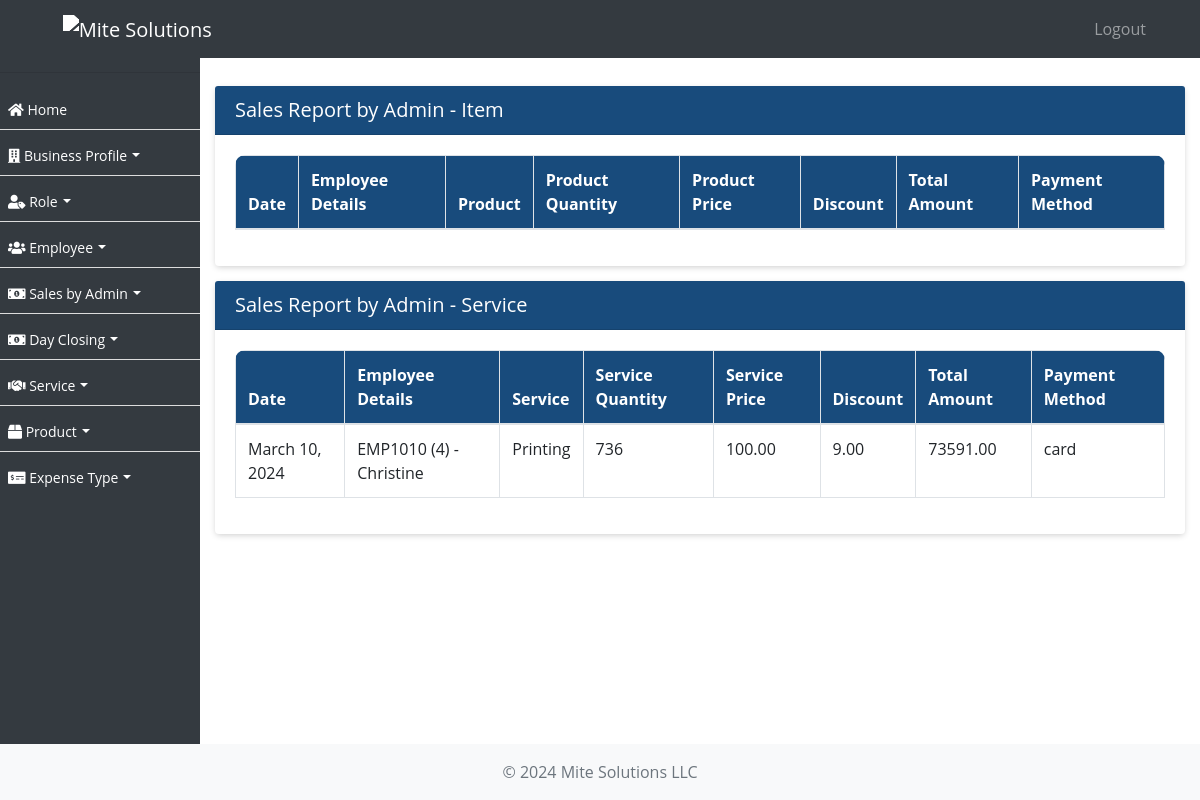
The page /sale/sales-report-admin/ (signed in) on the database as committed earlier.
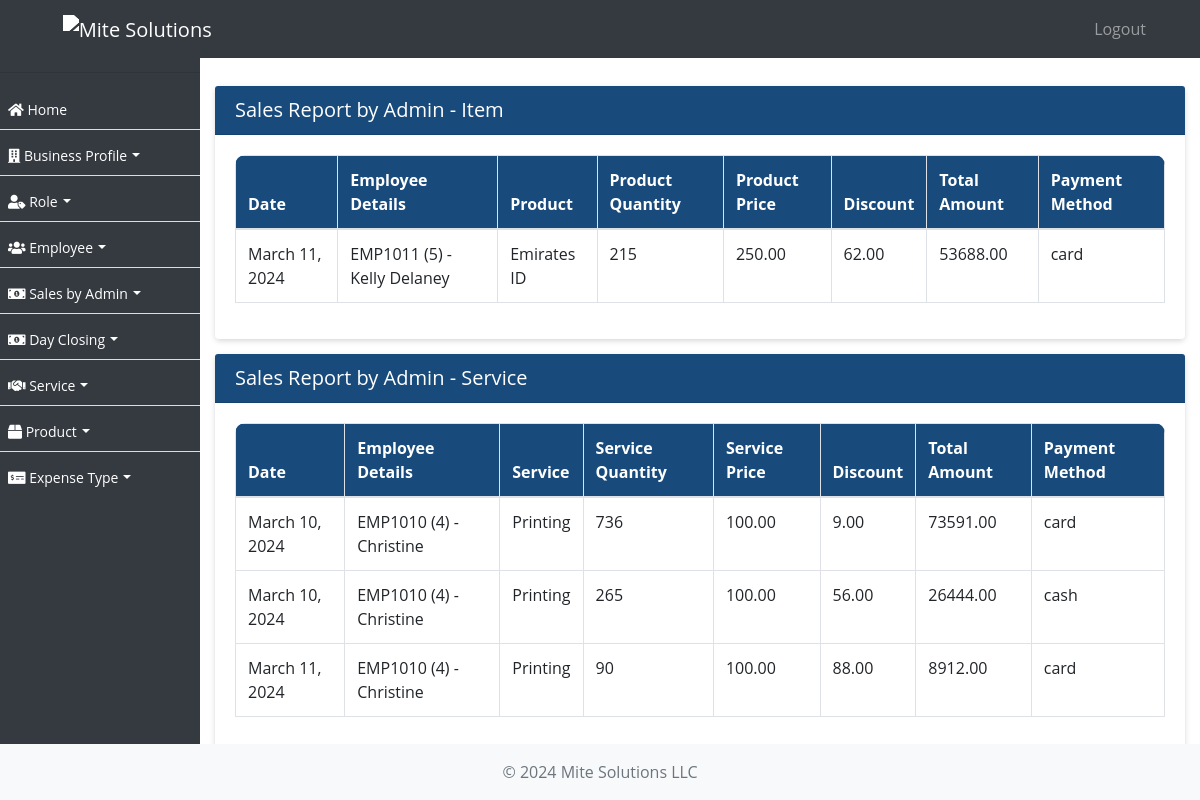
The same page on the database as committed later.
### ezshopapp/models.py (models this page shows, shortened)
class SaleByAdminService(models.Model):
    date = models.DateField(_("Date"), null=True)
    employee = models.ForeignKey(Employee, on_delete=models.CASCADE, verbose_name=_("Employee"), null=True)
    service = models.ForeignKey(Service, on_delete=models.CASCADE, verbose_name=_("Service"),  null=True)
    quantity = models.PositiveIntegerField(_("Service Quantity"),  null=True)
    price = models.DecimalField(max_digits=10, decimal_places=2, verbose_name=_("Service Price"),  null=True)
    discount = models.DecimalField(max_digits=5, decimal_places=2, default=0)
    payment_method = models.CharField(max_length=20, choices=PAYMENT_METHOD_CHOICES, verbose_name=_("Payment Method"))
    total_amount = models.DecimalField(max_digits=10, decimal_places=2, verbose_name=_("Total Amount"), null=True)
    created_on = models.DateTimeField(auto_now_add=True, null=True)

class Employee(models.Model):
    employee_id = models.CharField(max_length=10, unique=True)
    username = models.CharField(max_length=50, null=True)
    password = models.CharField(max_length=50, null=True)
    business_profile = models.CharField(max_length=255, null=True)
    first_name = models.CharField(max_length=255)
    second_name = models.CharField(max_length=255)
    nationality = models.CharField(max_length=255)
    mobile_no = models.CharField(max_length=20, blank=True, null=True)
    passport_no = models.CharField(max_length=20)
    passport_expiration_date = models.DateField()
    emirates_id = models.CharField(max_length=20)
    id_expiration_date = models.DateField()
    basic_pay = models.DecimalField(max_digits=10, decimal_places=2)
    house_allowance = models.DecimalField(max_digits=10, decimal_places=2)
    transportation_allowance = models.DecimalField(max_digits=10, decimal_places=2)
    commission_percentage = models.DecimalField(max_digits=5, decimal_places=2)
    joining_date = models.DateField()
    job_role = models.ForeignKey(Role, on_delete=models.SET_NULL, null=True)
    is_employee = models.BooleanField(default=True)
    created_on = models.DateTimeField(auto_now_add=True, null=True)

class Service(models.Model):
    name = models.CharField(max_length=255)
    duration = models.PositiveIntegerField()
    vat = models.BooleanField(default=False)
    amount = models.DecimalField(max_digits=10, decimal_places=2)
    max_discount_allowed = models.DecimalField(max_digits=10, decimal_places=2)
    status = models.BooleanField(default=True)
    created_on = models.DateTimeField(auto_now_add=True, null=True)

class SalesByAdminItem(models.Model):
    date = models.DateField()
    employee = models.ForeignKey(Employee, on_delete=models.CASCADE, verbose_name=_("Employee"), null=True)
    item = models.ForeignKey(Product, on_delete=models.CASCADE, null=True)
    quantity = models.PositiveIntegerField(null=True)
    price = models.DecimalField(max_digits=10, decimal_places=2, null=True)
    discount = models.DecimalField(max_digits=10, decimal_places=2, default=0.0)
    total_amount = models.DecimalField(max_digits=10, decimal_places=2, verbose_name=_("Total Amount"), null=True)
    payment_method = models.CharField(max_length=20, choices=PAYMENT_METHOD_CHOICES)
    created_on = models.DateTimeField(auto_now_add=True, null=True)

class Product(models.Model):
    name = models.CharField(max_length=255)
    vat = models.BooleanField(default=False)
    amount = models.DecimalField(max_digits=10, decimal_places=2)
    max_discount_allowed = models.DecimalField(max_digits=10, decimal_places=2)
    status = models.BooleanField(default=True)
    created_on = models.DateTimeField(auto_now_add=True, null=True)
    def __str__(self):
        return self.name

### ezshopapp/views.py (the view)
# urls.py: path('sale/sales-report-admin/', sales_report_admin, name='sales_report_admin'),
@login_required
def sales_report_admin(request):
    sales = SalesByAdminItem.objects.all().select_related('employee')
    sales_admin_service = SaleByAdminService.objects.all().select_related('employee')
    context = {'sales': sales, 'sales_admin_service':sales_admin_service}
    return render(request, 'sales_report_admin.html', context)

### ezshopapp/templates/sales_report_admin.html (shortened to what this page needs)
{% extends 'base.html' %}
{% block content %}
    <div class="card">
     <div class="card-header">
    <h5 class="mb-0">Sales Report by Admin - Item</h5>
</div>
<div class="card-body">
    <div class="table-responsive">
        <table class="table table-bordered">
            <thead>
                <tr>
                    <th>Date</th>
                    <th>Employee Details</th>
                    <th>Product</th>
                    <th>Product Quantity</th>
                    <th>Product Price</th>
                    <th>Discount</th>
                    <th>Total Amount</th>
                    <th>Payment Method</th>
                </tr>
            </thead>
            <tbody>
                {% for sale in sales %}
                <tr>
                    <td>{{ sale.date }}</td>
                    <td>{{ sale.employee.employee_id }} ({{ sale.employee.id}}) - {{ sale.employee.first_name }} {{ sale.employee.second_name }}</td>
                    <td>{{ sale.item }}</td>
                    <td>{{ sale.quantity }}</td>
                    <td>{{ sale.price }}</td>
                    <td>{{ sale.discount }}</td>
                    <td>{{ sale.total_amount }}</td>
                    <td>{{ sale.payment_method }}</td>
                </tr>
                {% endfor %}
            </tbody>
        </table>
    </div>
</div>
</div>
<div class="card mt-2">
<div class="card-header">
<h5 class="mb-0">Sales Report by Admin - Service</h5>
</div>
<div class="card-body">
<div class="table-responsive">
    <table class="table table-bordered">
        <thead>
            <tr>
                <th>Date</th>
                <th>Employee Details</th>
                <th>Service</th>
                <th>Service Quantity</th>
                <th>Service Price</th>
                <th>Discount</th>
                <th>Total Amount</th>
                <th>Payment Method</th>
            </tr>
        </thead>
        <tbody>
            {% for sales_admin in sales_admin_service %}
            <tr>
                <td>{{ sales_admin.date }}</td>
                <td>{{ sales_admin.employee.employee_id }} ({{ sales_admin.employee.id}}) - {{ sales_admin.employee.first_name }} {{ sale.employee.second_name }}</td>
                <td>{{ sales_admin.service.name }}</td>
                <td>{{ sales_admin.quantity }}</td>
                <td>{{ sales_admin.price }}</td>
                <td>{{ sales_admin.discount }}</td>
                <td>{{ sales_admin.total_amount }}</td>
                <td>{{ sales_admin.payment_method }}</td>
            </tr>
            {% endfor %}
        </tbody>
    </table>
</div>
</div>
</div>
{% endblock %}

### ezshopapp/templates/base.html (shortened to what this page needs)
{% load static %}
<!DOCTYPE html>
<html lang="en">
<head>
    <link rel="stylesheet" href="https://stackpath.bootstrapcdn.com/bootstrap/4.3.1/css/bootstrap.min.css">
    <link href="https://templates.hibootstrap.com/farol/assets/css/style.css" rel="stylesheet">
    <link rel="stylesheet" type="text/css" href="https://cdn.datatables.net/1.11.5/css/jquery.dataTables.css">
    <link rel="stylesheet" href="https://use.fontawesome.com/releases/v5.8.2/css/all.css">
    <link rel="stylesheet" href="https://cdn.datatables.net/1.10.24/css/dataTables.bootstrap4.min.css"/>
</head>
<body>
<nav class="navbar navbar-expand-lg navbar-dark bg-dark fixed-top">
    <a class="navbar-brand text-left" href="/home/">
         <img src="https://mitesolutions.com/images/logo.png" class="logo" alt="Mite Solutions" width="5%">
    </a>
    <div class="collapse navbar-collapse" id="navbarNav">
        {% include 'sidebar_mobile.html' %}
    </div>
</nav>
<div id="sidebar">
    <hr/>
    {% include 'sidebar.html' %}
</div>
<div id="content">
    {% block content %}{% endblock %}
</div>
<footer class="footer mt-auto py-3 bg-light">
    <div class="container text-center ">
        <span class="text-muted">&copy; 2024 Mite Solutions LLC</span>
    </div>
</footer>
</body>
</html>

### ezshopapp/templates/sidebar_mobile.html (shortened to what this page needs)
<ul class="navbar-nav ml-auto pl-3" style="max-height: 400px; overflow-y: scroll;">
    <li class="nav-item">
        <a class="nav-link" href="{% url 'logout' %}">Logout</a>
    </li>
</ul>

### ezshopapp/templates/sidebar.html (shortened to what this page needs)
 <ul id="font-c" style="max-height: 400px; overflow-y: scroll;">
        <li><a href="/home/"><i class="fas fa-home"></i> Home</a></li>
        {% if user.is_superuser or user.is_admin %}
        <li class="dropdown">
            <a href="#" class="dropdown-toggle" id="businessProfileDropdown" role="button" data-toggle="dropdown" aria-haspopup="true" aria-expanded="false"><i class="fas fa-building"></i> Business Profile</a>
        </li>
        <li class="dropdown">
            <a href="#" class="dropdown-toggle" id="roleDropdown" role="button" data-toggle="dropdown" aria-haspopup="true" aria-expanded="false"><i class="fas fa-user-tag"></i> Role</a>
        </li>
        <li class="dropdown">
            <a href="#" class="dropdown-toggle" id="employeeDropdown" role="button" data-toggle="dropdown" aria-haspopup="true" aria-expanded="false"><i class="fas fa-users"></i> Employee</a>
        </li>
        {% endif %}
        <li class="dropdown">
            <a href="#" class="dropdown-toggle" id="saleDropdown" role="button" data-toggle="dropdown" aria-haspopup="true" aria-expanded="false"><i class="fas fa-money-bill-alt"></i> Sales by Admin</a>
        </li>
        <li class="dropdown">
            <a href="#" class="dropdown-toggle" id="saleDropdown" role="button" data-toggle="dropdown" aria-haspopup="true" aria-expanded="false"><i class="fas fa-money-bill-alt"></i> Day Closing</a>
        </li>
        <li class="dropdown">
            <a href="#" class="dropdown-toggle" id="serviceDropdown" role="button" data-toggle="dropdown" aria-haspopup="true" aria-expanded="false"><i class="fas fa-handshake"></i> Service</a>
        </li>
        <li class="dropdown">
            <a href="#" class="dropdown-toggle" id="productDropdown" role="button" data-toggle="dropdown" aria-haspopup="true" aria-expanded="false"><i class="fas fa-box"></i> Product</a>
        </li>
        <li class="dropdown">
            <a href="#" class="dropdown-toggle" id="expenseTypeDropdown" role="button" data-toggle="dropdown" aria-haspopup="true" aria-expanded="false"><i class="fas fa-money-check-alt"></i> Expense Type</a>
        </li>
    </ul>

### ezshopapp/templates/base.html (style rules this page uses)
body, p, h1, h2, h3, h4, h5, h6, a, li, label, input, div, span, small { font-family: "Open Sans", sans-serif !important; }
#font-c>li>a { font-size:14px !important; }
body { padding-top: 56px; background-color: #ffffff !important; }
table thead { border-radius: 5px !important; }
table thead th { vertical-align: bottom; border-bottom: 2px solid #dee2e6; background-color: #184b7c !important; color: #fff !important; }
tbody { border-bottom: 0px !important; }
#sidebar { height: 100%; width: 200px; position: fixed; top: 0; left: 0; background-color: #343a40; padding-top: 56px; }
table { border:1px !important; }
#content { margin-left: 200px; padding: 15px; }
#sidebar ul { list-style: none; padding: 0; }
#sidebar ul li { padding: 8px; border-bottom: 1px solid #ddd; }
#sidebar ul li a { text-decoration: none; color: #fff; }
.navbar-brand { margin-left: 4%; }
div>.table-responsive, table, table>thead { border-radius: 10px !important; }
.card { border:0px !important; margin-top:15px; margin-bottom:15px; box-shadow: 0px 2px 6px -1px #ccc; }
.card-header { background-color: #184b7c !important; color:#fff !important; }
.card-header>a, .card-header>h5 { color:#fff !important; }
a { text-decoration: none !important; }
.bg-dark { background-color: #343a40 !important; }
.dropdown-toggle::after { display: inline-block; margin-left: 0.355em; margin-top: 1.1em; vertical-align: 0.255em; content: ""; border-top: 0.3em solid; border-right: 0.3em solid transparent; border-bottom: 0; border-left: 0.3em solid transparent; }
.logo { filter: brightness(0) invert(1); margin:0px; }
.navbar-nav.ml-auto { margin-right: 15px; }
.footer { position: fixed; left: 0; bottom: 0; width: 100%; background-color: #343a40; color: #fff; padding: 10px 0; }

Rows that differ between the two databases and show on the page:
added SalesByAdminItem: date "March 11, 2024", employee.employee_id "EMP1011", employee.id "5", employee.first_name "Kelly", employee.second_name "Delaney", item "Emirates ID", quantity "215", price "250.00", discount "62.00", total_amount "53688.00", payment_method "card"
added SaleByAdminService: date "March 10, 2024", employee.employee_id "EMP1010", employee.id "4", employee.first_name "Christine", service.name "Printing", quantity "265", price "100.00", discount "56.00", total_amount "26444.00", payment_method "cash"
added SaleByAdminService: date "March 11, 2024", employee.employee_id "EMP1010", employee.id "4", employee.first_name "Christine", service.name "Printing", quantity "90", price "100.00", discount "88.00", total_amount "8912.00", payment_method "card"
